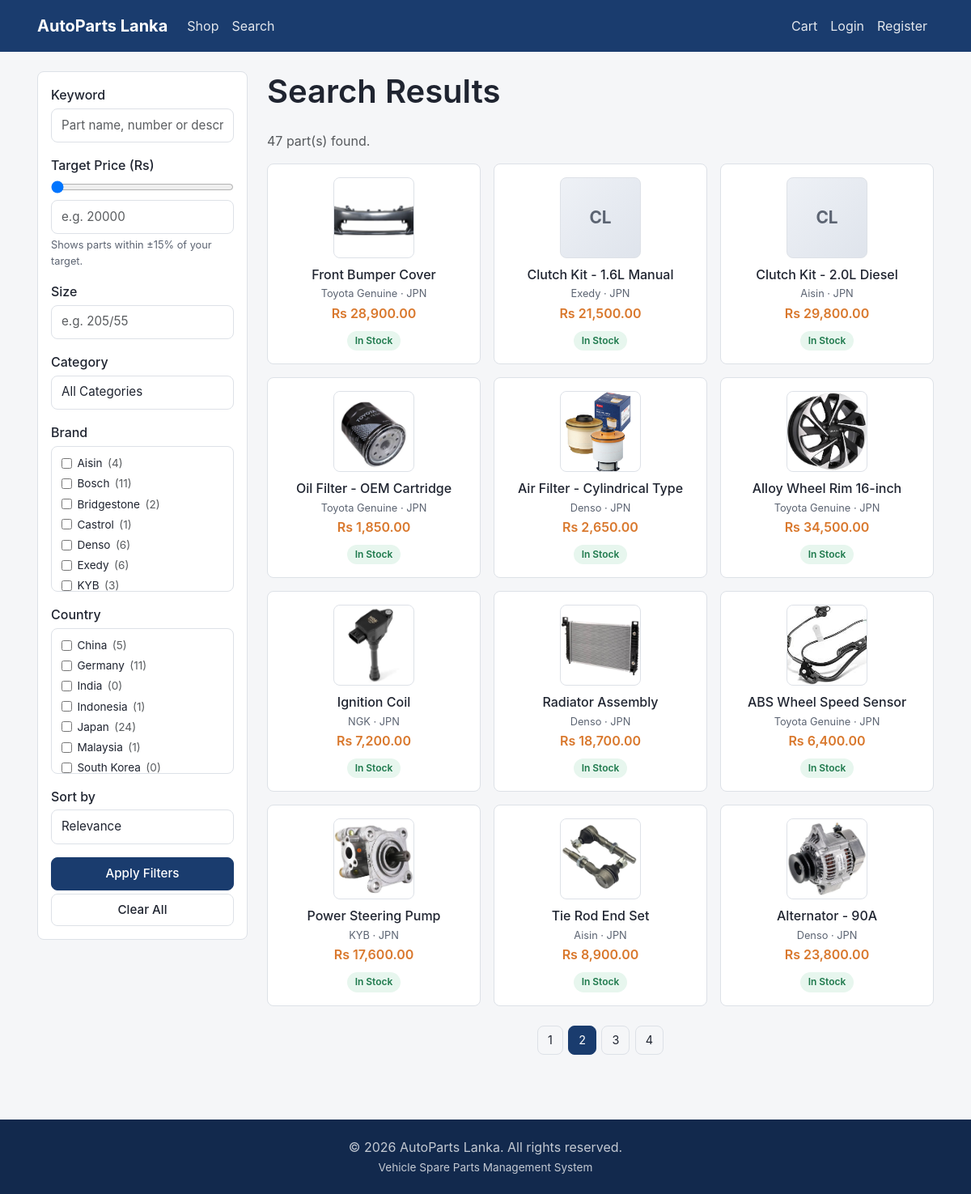
The app's page /catalogue/search.php?page=2 with its own data.
### tables this page shows
CREATE TABLE brand (
    brandID       INT AUTO_INCREMENT PRIMARY KEY,
    brandName     VARCHAR(100) NOT NULL UNIQUE,
    isAuthorized  TINYINT(1) NOT NULL DEFAULT 0
);

CREATE TABLE spare_part (
    partID         INT AUTO_INCREMENT PRIMARY KEY,
    categoryID     INT NOT NULL,
    brandID        INT NOT NULL,
    countryID      INT NOT NULL,
    adminID        INT NOT NULL,
    partName       VARCHAR(150) NOT NULL,
    partNumber     VARCHAR(50)  NOT NULL,
    description    TEXT NULL,
    price          DECIMAL(12,2) NOT NULL,
    size           VARCHAR(50)  NULL,
    stockQty       INT NOT NULL DEFAULT 0,
    minStockLevel  INT NOT NULL DEFAULT 0,
    imageURL       VARCHAR(255) NULL,
    isActive       TINYINT(1) NOT NULL DEFAULT 1,
    createdAt      DATETIME NOT NULL DEFAULT CURRENT_TIMESTAMP,
    CONSTRAINT fk_part_category FOREIGN KEY (categoryID) REFERENCES category(categoryID),
    CONSTRAINT fk_part_brand    FOREIGN KEY (brandID)    REFERENCES brand(brandID),
    CONSTRAINT fk_part_country  FOREIGN KEY (countryID)  REFERENCES country(countryID),
    CONSTRAINT fk_part_admin    FOREIGN KEY (adminID)    REFERENCES admin(adminID),
    INDEX idx_part_active (isActive),
    INDEX idx_part_name (partName),
    INDEX idx_part_number (partNumber)
);

CREATE TABLE country (
    countryID       INT AUTO_INCREMENT PRIMARY KEY,
    countryName     VARCHAR(100) NOT NULL,
    countryCode     CHAR(3) NOT NULL,
    importDutyRate  DECIMAL(5,2) NOT NULL DEFAULT 0
);

### catalogue/search.php (the view, shortened to what this page needs)
<?php
require_once __DIR__ . '/lib/search_helper.php';
$db = getDB();
$keyword = trim((string) ($_GET['keyword'] ?? ''));
$brandIds = array_map('intval', $_GET['brand'] ?? []);
$countryIds = array_map('intval', $_GET['country'] ?? []);
$size = trim((string) ($_GET['size'] ?? ''));
$priceTarget = isset($_GET['price']) && $_GET['price'] !== '' ? (float) $_GET['price'] : null;
$sort = in_array($_GET['sort'] ?? '', CAT_SORT_OPTIONS, true) ? $_GET['sort'] : 'relevance';
$page = max(1, (int) ($_GET['page'] ?? 1));
$filters = [
    'keyword' => $keyword,
    'brandIds' => $brandIds,
    'countryIds' => $countryIds,
    'size' => $size,
    'priceTarget' => $priceTarget,
    'sort' => $sort,
    'page' => $page,
];
$result = catSearchParts($db, $filters);
$brands = $db->query('SELECT brandID, brandName FROM brand ORDER BY brandName')->fetchAll();
$countries = $db->query('SELECT countryID, countryName FROM country ORDER BY countryName')->fetchAll();
$brandCounts = catFacetCounts($db, $filters, 'brandIds');
$countryCounts = catFacetCounts($db, $filters, 'countryIds');
require __DIR__ . '/../includes/header.php';
?>
<div class="container">
    <div class="cat-search-layout">
        <aside class="cat-filter-sidebar">
            <form method="get" action="<?php echo BASE_URL; ?>/catalogue/search.php" id="catFilterForm" data-base-url="<?php echo e(BASE_URL); ?>">
                <div class="form-group">
                    <label class="form-label" for="keyword">Keyword</label>
                    <input type="text" id="keyword" name="keyword" class="form-control" value="<?php echo e($keyword); ?>" placeholder="Part name, number or description">
                </div>
                <div class="form-group">
                    <label class="form-label" for="price">Target Price (<?php echo e(CURRENCY); ?>)</label>
                    <input type="range" id="priceSlider" min="0" max="300000" step="500" value="<?php echo $priceTarget !== null ? (int) $priceTarget : 0; ?>" class="cat-price-slider">
                    <input type="number" id="price" name="price" class="form-control" value="<?php echo $priceTarget !== null ? e((string) $priceTarget) : ''; ?>" min="0" step="1" placeholder="e.g. 20000">
                    <p class="form-hint">Shows parts within &plusmn;<?php echo (int) PRICE_RANGE_PERCENT; ?>% of your target.</p>
                </div>
                <div class="form-group">
                    <label class="form-label" for="size">Size</label>
                    <input type="text" id="size" name="size" class="form-control" value="<?php echo e($size); ?>" placeholder="e.g. 205/55">
                </div>
                <div class="form-group">
                    <label class="form-label" for="category">Category</label>
                    <select id="category" name="category" class="form-control">
                        <option value="">All Categories</option>
                    </select>
                </div>
                <div class="form-group">
                    <label class="form-label">Brand</label>
                    <div class="cat-checkbox-list">
                        <?php foreach ($brands as $brand): ?>
                        <label class="cat-checkbox">
                            <input type="checkbox" name="brand[]" value="<?php echo (int) $brand['brandID']; ?>" <?php echo in_array((int) $brand['brandID'], $brandIds, true) ? 'checked' : ''; ?>>
                            <?php echo e($brand['brandName']); ?>
                            <span class="text-muted">(<?php echo (int) ($brandCounts[(int) $brand['brandID']] ?? 0); ?>)</span>
                        </label>
                        <?php endforeach; ?>
                    </div>
                </div>
                <div class="form-group">
                    <label class="form-label">Country</label>
                    <div class="cat-checkbox-list">
                        <?php foreach ($countries as $country): ?>
                        <label class="cat-checkbox">
                            <input type="checkbox" name="country[]" value="<?php echo (int) $country['countryID']; ?>" <?php echo in_array((int) $country['countryID'], $countryIds, true) ? 'checked' : ''; ?>>
                            <?php echo e($country['countryName']); ?>
                            <span class="text-muted">(<?php echo (int) ($countryCounts[(int) $country['countryID']] ?? 0); ?>)</span>
                        </label>
                        <?php endforeach; ?>
                    </div>
                </div>
                <div class="form-group">
                    <label class="form-label" for="sort">Sort by</label>
                    <select id="sort" name="sort" class="form-control">
                        <option value="relevance" <?php echo $sort === 'relevance' ? 'selected' : ''; ?>>Relevance</option>
                    </select>
                </div>
                <button type="submit" class="btn btn-primary btn-block">Apply Filters</button>
                <a class="btn btn-outline btn-block mt-1" href="<?php echo BASE_URL; ?>/catalogue/search.php">Clear All</a>
            </form>
        </aside>
        <div class="cat-search-results">
            <h1>Search Results</h1>
            <p class="text-muted" data-cat-result-count><?php echo (int) $result['total']; ?> part(s) found.</p>
            <div id="catResultsContainer">
                <?php if (empty($result['items'])): ?>
                <p class="text-muted">No parts matched your search.</p>
                <?php else: ?>
                <div class="cat-grid">
                    <?php foreach ($result['items'] as $part): ?>
                        <?php echo catRenderPartCard($part); ?>
                    <?php endforeach; ?>
                </div>
                <?php echo catRenderPagination($result['pagination'], $_GET); ?>
                <?php endif; ?>
            </div>
        </div>
    </div>
</div>
<?php require __DIR__ . '/../includes/footer.php'; ?>

### catalogue/lib/search_helper.php (shortened to what this page needs)
<?php
function catFilterPriceTarget(array $filters): ?float
{
    $raw = $filters['priceTarget'] ?? null;
    if ($raw === null || $raw === '') {
        return null;
    }
    $value = (float) $raw;
    return $value > 0 ? $value : null;
}
function catBuildWhere(array $filters): array
{
    $where = ['sp.isActive = 1'];
    $params = [];
    $keyword = trim((string) ($filters['keyword'] ?? ''));
    $size = trim((string) ($filters['size'] ?? ''));
    $priceTarget = catFilterPriceTarget($filters);
    $priceRange = null;
    return [
        'sql' => implode(' AND ', $where),
        'params' => $params,
        'priceRange' => $priceRange,
        'keyword' => $keyword,
    ];
}
function catOrderClause(string $sort, ?float $priceTarget, string $keyword): array
{
    switch ($sort) {
        case 'relevance':
        default:
            return ['sql' => 'sp.createdAt DESC', 'params' => []];
    }
}
function catSearchParts(PDO $db, array $filters): array
{
    $built = catBuildWhere($filters);
    $whereSql = $built['sql'];
    $countStmt = $db->prepare("SELECT COUNT(*) AS c FROM spare_part sp WHERE $whereSql");
    $countStmt->execute($built['params']);
    $total = (int) $countStmt->fetch()['c'];
    $perPage = CAT_PER_PAGE;
    $page = max(1, (int) ($filters['page'] ?? 1));
    $pagination = paginate($total, $perPage, $page);
    $order = catOrderClause((string) ($filters['sort'] ?? 'relevance'), catFilterPriceTarget($filters), $built['keyword']);
    $selectParams = $built['params'] + $order['params'];
    $sql = "SELECT sp.*, b.brandName, b.isAuthorized, c.countryName, c.countryCode, c.importDutyRate, cat.categoryName
            FROM spare_part sp
            JOIN brand b ON b.brandID = sp.brandID
            JOIN country c ON c.countryID = sp.countryID
            JOIN category cat ON cat.categoryID = sp.categoryID
            WHERE $whereSql
            ORDER BY {$order['sql']}
            LIMIT :catLimit OFFSET :catOffset";
    $stmt = $db->prepare($sql);
    $stmt->bindValue(':catLimit', $perPage, PDO::PARAM_INT);
    $stmt->bindValue(':catOffset', $pagination['offset'], PDO::PARAM_INT);
    $stmt->execute();
    return [
        'items' => $stmt->fetchAll(),
        'pagination' => $pagination,
        'priceRange' => $built['priceRange'],
        'total' => $total,
        'keyword' => $built['keyword'],
    ];
}
function catFacetCounts(PDO $db, array $filters, string $dimensionFilterKey): array
{
    $reduced = $filters;
    unset($reduced[$dimensionFilterKey]);
    $built = catBuildWhere($reduced);
    $column = $dimensionFilterKey === 'brandIds' ? 'brandID' : 'countryID';
    $stmt = $db->prepare("SELECT sp.$column AS facetId, COUNT(*) AS c FROM spare_part sp WHERE {$built['sql']} GROUP BY sp.$column");
    $stmt->execute($built['params']);
    $counts = [];
    foreach ($stmt->fetchAll() as $row) {
        $counts[(int) $row['facetId']] = (int) $row['c'];
    }
    return $counts;
}
function catRenderPartCard(array $part): string
{
    $outOfStock = (int) $part['stockQty'] <= 0;
    $html = '<div class="cat-card">';
    $html .= '<a class="cat-card-link" href="' . BASE_URL . '/catalogue/product_details.php?id=' . (int) $part['partID'] . '">';
    $html .= partImage($part, 'md');
    $html .= '<p class="cat-card-name">' . e($part['partName']) . '</p>';
    $html .= '<p class="cat-card-meta">' . e($part['brandName'] ?? '') . ' &middot; ' . e($part['countryCode'] ?? '') . '</p>';
    $html .= '<p class="cat-card-price">' . formatMoney((float) $part['price']) . '</p>';
    $html .= '</a>';
    if ($outOfStock) {
        $html .= '<span class="badge-status badge-status--cancelled">Out of Stock</span>';
        $html .= ' <a class="cat-request-link" href="' . BASE_URL . '/requests/submit_request.php?part_name=' . urlencode($part['partName']) . '">Request this part</a>';
    } else {
        $html .= '<span class="badge-status badge-status--success">In Stock</span>';
    }
    $html .= '</div>';
    return $html;
}
function catRenderPagination(array $pagination, array $queryParams, ?string $targetScript = null): string
{
    $target = $targetScript ?? basename($_SERVER['SCRIPT_NAME'] ?? '');
    $html = '<nav class="pagination-plain">';
    for ($p = 1; $p <= $pagination['totalPages']; $p++) {
        $queryParams['page'] = $p;
        $qs = http_build_query($queryParams);
        if ($p === $pagination['currentPage']) {
            $html .= '<span class="is-active">' . $p . '</span>';
        } else {
            $html .= '<a href="' . e($target . '?' . $qs) . '">' . $p . '</a>';
        }
    }
    $html .= '</nav>';
    return $html;
}

### includes/functions.php (shortened to what this page needs)
<?php
function e(?string $value): string
{
    return htmlspecialchars($value ?? '', ENT_QUOTES, 'UTF-8');
}
function formatMoney(float $amount): string
{
    return CURRENCY . ' ' . number_format($amount, 2);
}
function paginate(int $total, int $perPage, int $current): array
{
    $perPage = max(1, $perPage);
    $totalPages = (int) max(1, ceil($total / $perPage));
    $current = max(1, min($current, $totalPages));
    return [
        'total' => $total,
        'perPage' => $perPage,
        'currentPage' => $current,
        'totalPages' => $totalPages,
        'offset' => ($current - 1) * $perPage,
        'hasPrev' => $current > 1,
        'hasNext' => $current < $totalPages,
    ];
}
function partImage(array $part, string $size = 'md'): string
{
    if (!empty($part['imageURL'])) {
        $src = str_contains($part['imageURL'], '/')
            ? BASE_URL . '/' . ltrim($part['imageURL'], '/')
            : rtrim(UPLOAD_URL, '/') . '/' . $part['imageURL'];
        return '<img class="part-thumb part-thumb--' . e($size) . '" '
             . 'src="' . e($src) . '" alt="' . e($part['partName'] ?? '') . '">';
    }
    $initials = strtoupper(mb_substr($part['partName'] ?? '?', 0, 2));
    return '<div class="part-thumb part-thumb--' . e($size) . '">'
         . '<span>' . e($initials) . '</span></div>';
}

### records on screen
brand: brandName "Aisin", brandID "4"
brand: brandName "Bosch", brandID "11"
brand: brandName "Bridgestone", brandID "2"
brand: brandName "Castrol", brandID "1"
brand: brandName "Denso", brandID.minStockLevel "6"
brand: brandName "Exedy", brandID.minStockLevel "6"
brand: brandName "KYB", brandID.categoryID "3"
country: countryName "China", countryID "5"
country: countryName "Germany", countryID "11"
country: countryName "India", countryID "0"
country: countryName "Indonesia", countryID "1"
country: countryName "Japan", countryID "24"
country: countryName "Malaysia", countryID "1"
country: countryName "South Korea", countryID "0"
spare_part: imageURL (picture), partName "Front Bumper Cover", brandID.brandName "Toyota Genuine", countryID.countryCode "JPN", price "Rs 28,900.00", stockQty "In Stock"
spare_part: partName "CL", partName "Clutch Kit - 1.6L Manual", brandID.brandName "Exedy", countryID.countryCode "JPN", price "Rs 21,500.00", stockQty "In Stock"
spare_part: partName "CL", partName "Clutch Kit - 2.0L Diesel", brandID.brandName "Aisin", countryID.countryCode "JPN", price "Rs 29,800.00", stockQty "In Stock"
spare_part: imageURL (picture), partName "Oil Filter - OEM Cartridge", brandID.brandName "Toyota Genuine", countryID.countryCode "JPN", price "Rs 1,850.00", stockQty "In Stock"
spare_part: imageURL (picture), partName "Air Filter - Cylindrical Type", brandID.brandName "Denso", countryID.countryCode "JPN", price "Rs 2,650.00", stockQty "In Stock"
spare_part: imageURL (picture), partName "Alloy Wheel Rim 16-inch", brandID.brandName "Toyota Genuine", countryID.countryCode "JPN", price "Rs 34,500.00", stockQty "In Stock"
spare_part: imageURL (picture), partName "Ignition Coil", brandID.brandName "NGK", countryID.countryCode "JPN", price "Rs 7,200.00", stockQty "In Stock"
spare_part: imageURL (picture), partName "Radiator Assembly", brandID.brandName "Denso", countryID.countryCode "JPN", price "Rs 18,700.00", stockQty "In Stock"
spare_part: imageURL (picture), partName "ABS Wheel Speed Sensor", brandID.brandName "Toyota Genuine", countryID.countryCode "JPN", price "Rs 6,400.00", stockQty "In Stock"
spare_part: imageURL (picture), partName "Power Steering Pump", brandID.brandName "KYB", countryID.countryCode "JPN", price "Rs 17,600.00", stockQty "In Stock"
spare_part: imageURL (picture), partName "Tie Rod End Set", brandID.brandName "Aisin", countryID.countryCode "JPN", price "Rs 8,900.00", stockQty "In Stock"
spare_part: imageURL (picture), partName "Alternator - 90A", brandID.brandName "Denso", countryID.countryCode "JPN", price "Rs 23,800.00", stockQty "In Stock"

### other values on screen
SITE_NAME "AutoParts Lanka"
CURRENCY "Rs"
PRICE_RANGE_PERCENT "15"
$result['total'] "47"
